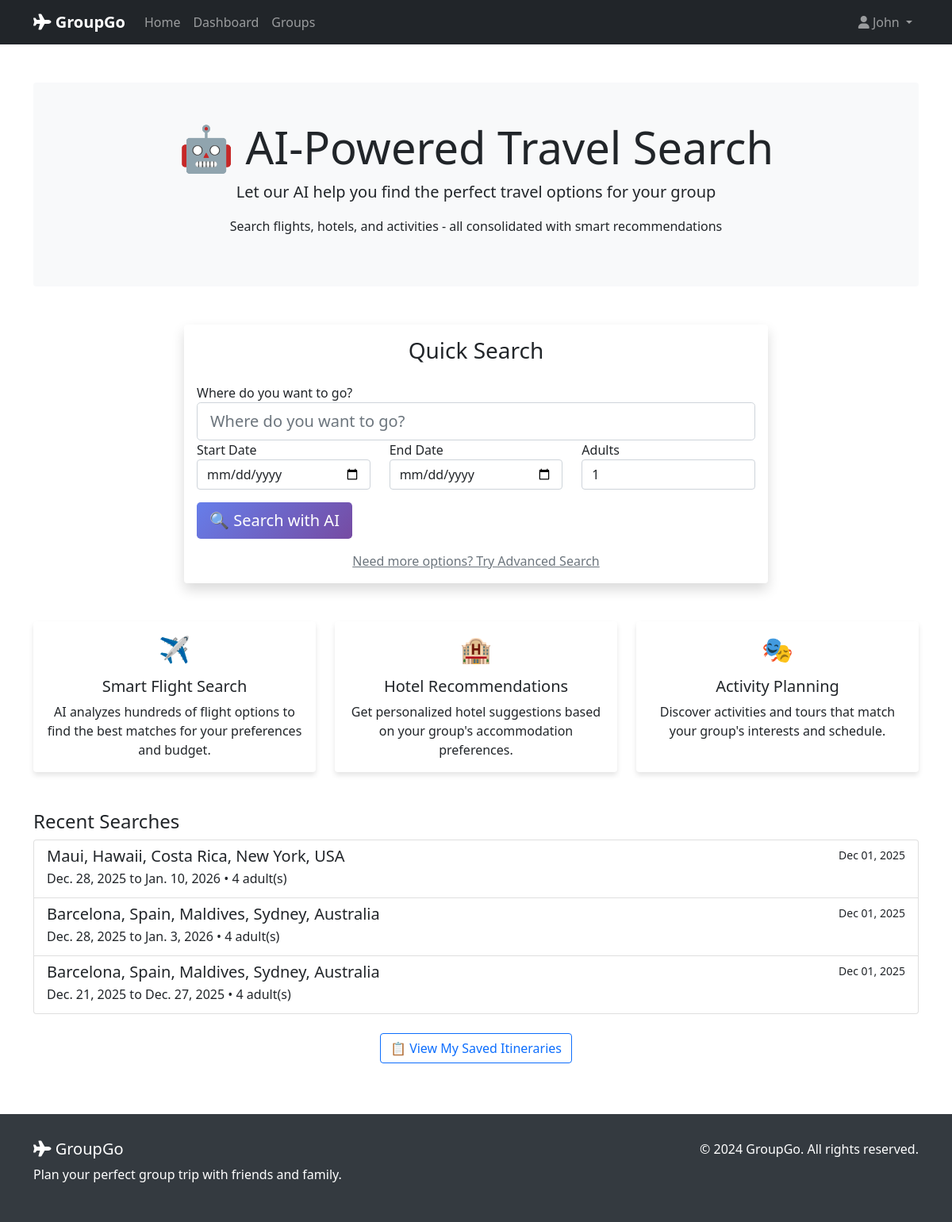
/ai/ (signed in), run on the app's committed database.
### ai_implementation/models.py (models this page shows, shortened)
class TravelSearch(models.Model):
    id = models.UUIDField(primary_key=True, default=uuid.uuid4, editable=False)
    user = models.ForeignKey(
        User, on_delete=models.CASCADE, related_name="travel_searches"
    )
    group = models.ForeignKey(
        "travel_groups.TravelGroup",
        on_delete=models.CASCADE,
        null=True,
        blank=True,
        related_name="ai_searches",
    )
    destination = models.CharField(max_length=200)
    origin = models.CharField(max_length=200, blank=True, null=True)
    start_date = models.DateField()
    end_date = models.DateField()
    adults = models.PositiveIntegerField(default=1)
    rooms = models.PositiveIntegerField(default=1)
    budget_min = models.DecimalField(
        max_digits=10, decimal_places=2, null=True, blank=True
    )
    budget_max = models.DecimalField(
        max_digits=10, decimal_places=2, null=True, blank=True
    )
    accommodation_type = models.CharField(max_length=100, blank=True, null=True)
    activity_categories = models.TextField(
        blank=True, null=True, help_text="Comma-separated list"
    )
    created_at = models.DateTimeField(auto_now_add=True)
    updated_at = models.DateTimeField(auto_now=True)
    is_completed = models.BooleanField(default=False)
    class Meta:
        ordering = ["-created_at"]
        verbose_name = "Travel Search"
        verbose_name_plural = "Travel Searches"

### ai_implementation/views.py (the view)
# urls.py: path('', views.search_home, name='search_home'),
@login_required
def search_home(request):
    quick_form = QuickSearchForm()
    recent_searches = TravelSearch.objects.filter(user=request.user)[:5]
    context = {
        "quick_form": quick_form,
        "recent_searches": recent_searches,
    }
    return render(request, "ai_implementation/search_home.html", context)

### ai_implementation/forms.py (shortened to what this page needs)
class QuickSearchForm(forms.Form):
    destination = forms.CharField(
        max_length=200,
        widget=forms.TextInput(attrs={
            'class': 'form-control form-control-lg',
            'placeholder': 'Where do you want to go?'
        })
    )
    start_date = forms.DateField(
        widget=forms.DateInput(attrs={
            'class': 'form-control',
            'type': 'date'
        })
    )
    end_date = forms.DateField(
        widget=forms.DateInput(attrs={
            'class': 'form-control',
            'type': 'date'
        })
    )
    adults = forms.IntegerField(
        initial=1,
        min_value=1,
        max_value=20,
        widget=forms.NumberInput(attrs={
            'class': 'form-control',
            'value': '1'
        })
    )

### ai_implementation/templates/ai_implementation/search_home.html (shortened to what this page needs)
{% extends 'base.html' %}
{% load static %}
{% block content %}
<div class="container mt-5">
    <div class="jumbotron text-center bg-light p-5 rounded">
        <h1 class="display-4">🤖 AI-Powered Travel Search</h1>
        <p class="lead">Let our AI help you find the perfect travel options for your group</p>
        <p>Search flights, hotels, and activities - all consolidated with smart recommendations</p>
    </div>
    <div class="row mt-5">
        <div class="col-md-8 offset-md-2">
            <div class="card shadow">
                <div class="card-body">
                    <h3 class="card-title text-center mb-4">Quick Search</h3>
                    <form method="POST" action="{% url 'ai_implementation:advanced_search' %}">
                        <div class="form-group">
                            <label for="destination">Where do you want to go?</label>
                            {{ quick_form.destination }}
                        </div>
                        <div class="row">
                            <div class="col-md-4">
                                <div class="form-group">
                                    <label for="start_date">Start Date</label>
                                    {{ quick_form.start_date }}
                                </div>
                            </div>
                            <div class="col-md-4">
                                <div class="form-group">
                                    <label for="end_date">End Date</label>
                                    {{ quick_form.end_date }}
                                </div>
                            </div>
                            <div class="col-md-4">
                                <div class="form-group">
                                    <label for="adults">Adults</label>
                                    {{ quick_form.adults }}
                                </div>
                            </div>
                        </div>
                        <button type="submit" class="btn btn-primary btn-lg btn-block mt-3">
                            🔍 Search with AI
                        </button>
                    </form>
                    <div class="text-center mt-3">
                        <a href="{% url 'ai_implementation:advanced_search' %}" class="text-muted">
                            Need more options? Try Advanced Search
                        </a>
                    </div>
                </div>
            </div>
        </div>
    </div>
    <div class="row mt-5 mb-5">
        <div class="col-md-4">
            <div class="card h-100 text-center">
                <div class="card-body">
                    <h2 class="mb-3">✈️</h2>
                    <h5 class="card-title">Smart Flight Search</h5>
                    <p class="card-text">AI analyzes hundreds of flight options to find the best matches for your preferences and budget.</p>
                </div>
            </div>
        </div>
        <div class="col-md-4">
            <div class="card h-100 text-center">
                <div class="card-body">
                    <h2 class="mb-3">🏨</h2>
                    <h5 class="card-title">Hotel Recommendations</h5>
                    <p class="card-text">Get personalized hotel suggestions based on your group's accommodation preferences.</p>
                </div>
            </div>
        </div>
        <div class="col-md-4">
            <div class="card h-100 text-center">
                <div class="card-body">
                    <h2 class="mb-3">🎭</h2>
                    <h5 class="card-title">Activity Planning</h5>
                    <p class="card-text">Discover activities and tours that match your group's interests and schedule.</p>
                </div>
            </div>
        </div>
    </div>
    {% if recent_searches %}
    <div class="row mt-5">
        <div class="col-md-12">
            <h4>Recent Searches</h4>
            <div class="list-group">
                {% for search in recent_searches %}
                <a href="{% url 'ai_implementation:search_results' search.id %}" class="list-group-item list-group-item-action">
                    <div class="d-flex w-100 justify-content-between">
                        <h5 class="mb-1">{{ search.destination }}</h5>
                        <small>{{ search.created_at|date:"M d, Y" }}</small>
                    </div>
                    <p class="mb-1">{{ search.start_date }} to {{ search.end_date }} • {{ search.adults }} adult(s)</p>
                </a>
                {% endfor %}
            </div>
        </div>
    </div>
    {% endif %}
    <div class="row mt-4 mb-5">
        <div class="col-md-12 text-center">
            <a href="{% url 'ai_implementation:my_itineraries' %}" class="btn btn-outline-primary">
                📋 View My Saved Itineraries
            </a>
        </div>
    </div>
</div>
{% endblock %}

### templates/base.html (shortened to what this page needs)
<!DOCTYPE html>
<html lang="en">
<head>
    {% load static %}
    <link href="https://cdn.jsdelivr.net/npm/bootstrap@5.1.3/dist/css/bootstrap.min.css" rel="stylesheet">
    <link href="https://cdnjs.cloudflare.com/ajax/libs/font-awesome/6.0.0/css/all.min.css" rel="stylesheet">
</head>
<body>
    <nav class="navbar navbar-expand-lg navbar-dark bg-dark">
        <div class="container">
            <a class="navbar-brand" href="{% url 'accounts:home' %}">
                <i class="fas fa-plane"></i> GroupGo
            </a>
            <div class="collapse navbar-collapse" id="navbarNav">
                <ul class="navbar-nav me-auto">
                    <li class="nav-item">
                        <a class="nav-link" href="{% url 'accounts:home' %}">Home</a>
                    </li>
                    {% if user.is_authenticated %}
                        <li class="nav-item">
                            <a class="nav-link" href="{% url 'accounts:dashboard' %}">Dashboard</a>
                        </li>
                        <li class="nav-item">
                            <a class="nav-link" href="{% url 'travel_groups:group_list' %}">Groups</a>
                        </li>
                    {% endif %}
                </ul>
                <ul class="navbar-nav">
                    {% if user.is_authenticated %}
                        <li class="nav-item dropdown">
                            <a class="nav-link dropdown-toggle" href="#" id="navbarDropdown" role="button" data-bs-toggle="dropdown">
                                <i class="fas fa-user"></i> {{ user.first_name|default:user.username }}
                            </a>
                        </li>
                    {% endif %}
                </ul>
            </div>
        </div>
    </nav>
    <main>
        {% block content %}{% endblock %}
    </main>
    <footer>
        <div class="container">
            <div class="row">
                <div class="col-md-6">
                    <h5><i class="fas fa-plane"></i> GroupGo</h5>
                    <p>Plan your perfect group trip with friends and family.</p>
                </div>
                <div class="col-md-6 text-md-end">
                    <p>&copy; 2024 GroupGo. All rights reserved.</p>
                </div>
            </div>
        </div>
    </footer>
</body>
</html>

### templates/base.html (style rules this page uses)
.navbar-brand { font-weight: bold; }
.card { border: none; box-shadow: 0 4px 6px rgba(0, 0, 0, 0.1); transition: transform 0.3s ease; }
.btn-primary { background: linear-gradient(135deg, #667eea 0%, #764ba2 100%); border: none; }
footer { background-color: #343a40; color: white; padding: 2rem 0; margin-top: 4rem; }

### data on the page
TravelSearch: destination "Maui, Hawaii, Costa Rica, New York, USA", created_at "Dec 01, 2025", start_date "Dec. 28, 2025", end_date "Jan. 10, 2026", adults "4"
TravelSearch: destination "Barcelona, Spain, Maldives, Sydney, Australia", created_at "Dec 01, 2025", start_date "Dec. 28, 2025", end_date "Jan. 3, 2026", adults "4"
TravelSearch: destination "Barcelona, Spain, Maldives, Sydney, Australia", created_at "Dec 01, 2025", start_date "Dec. 21, 2025", end_date "Dec. 27, 2025", adults "4"

### other printed values
{{ user.first_name|default:user.username }} "John"
